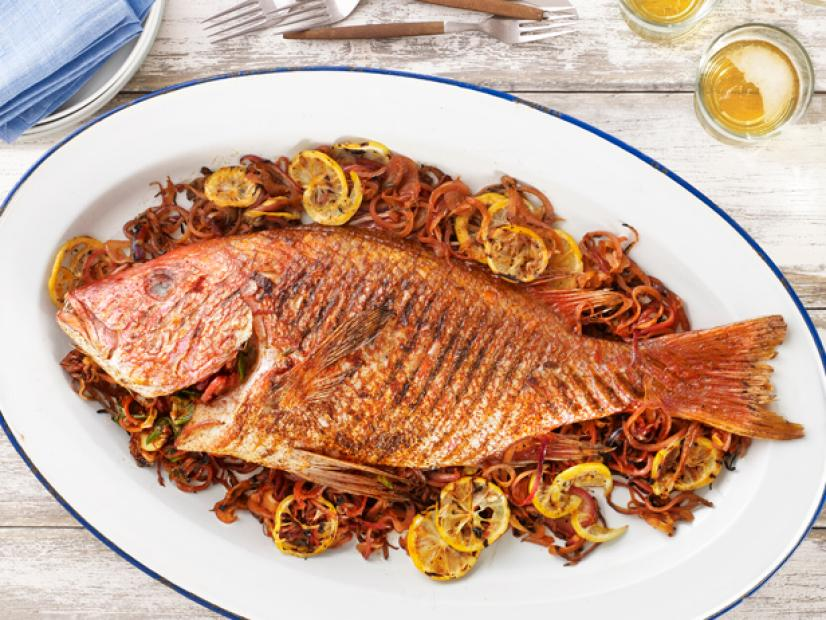
#> input picture fish.jpeg, 826 x 620 px
$ python transformations.py
#> lines starting #> are read from the running program, lines starting #| are printed output that depends on the picture
import cv2 as cv
import numpy as np

img = cv.imread("fish.jpeg")
#> img is the input picture: shape (620, 826, 3); mean B, G, R 146.5, 167.3, 201.7
cv.imshow("FISH", img)

# Translation
def translate( img, x, y):
    # create a translation matrix, which takes in two lists
#> called with x = 275, y = 206
    transMat = np.float32([[1,0,x],[0,1,y]])
    # get the dimensions of the image, width and height
    dimensions = (img.shape[1], img.shape[0])
#> dimensions = (826, 620)
    # this takes the image, a matrix that determines the translation and the dimensions of the original image
    return cv.warpAffine(img, transMat, dimensions)
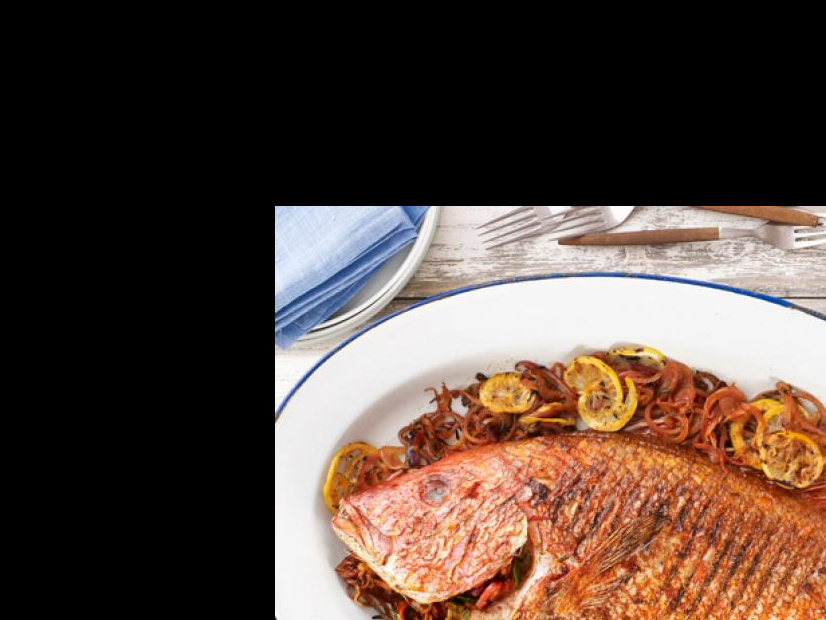
#> returned value: shape (620, 826, 3); mean of channels 0, 1, 2 61.2, 70.1, 87.6; drawn as B, G, R

# The following shows which direction a number causes a translation
# -x -> Left
# -y -> Up
# x -> Right
# y -> Down

translated = translate(img, img.shape[1]//3, img.shape[0]//3)
cv.imshow("Translated", translated)

# Rotation
def rotate(img, angle, rotPoint = None):
#> called with angle = 45
    (height, width) = img.shape[:2]
#> height = 620; width = 826
    if( rotPoint == None):
        rotPoint = (width//2,height//2)
#> rotPoint = (413, 310)
    rotMat = cv.getRotationMatrix2D(rotPoint, angle, 1.0)
    dimensions = (width, height)
#> dimensions = (826, 620)
    return cv.warpAffine(img, rotMat, dimensions)
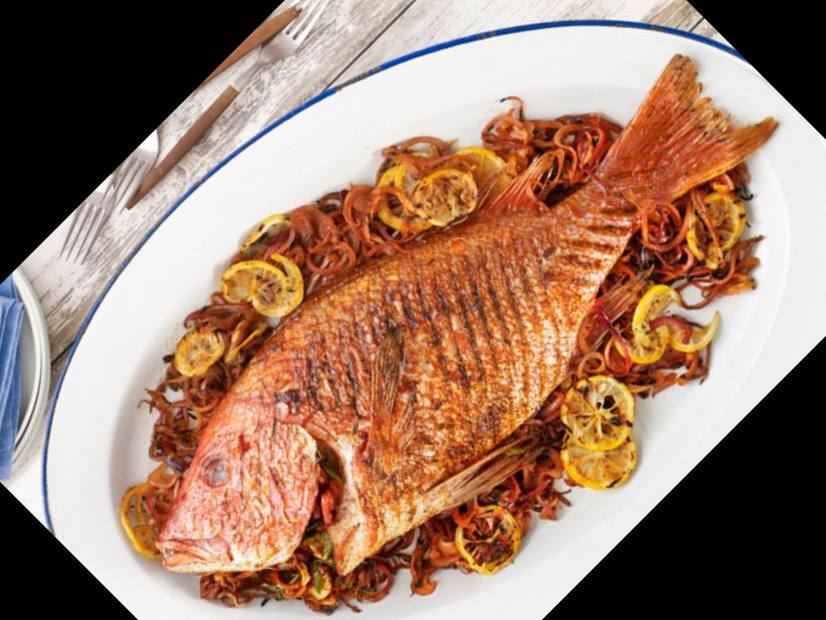
#> returned value: shape (620, 826, 3); mean of channels 0, 1, 2 106.3, 125.4, 158.7; drawn as B, G, R

rotated = rotate(img, 45)
rotated = rotate(rotated, -45)
#> call 2 of rotate, with angle = -45
#> in rotate (call 2), `return cv.warpAffine(img, rotMat, dimensions)`:
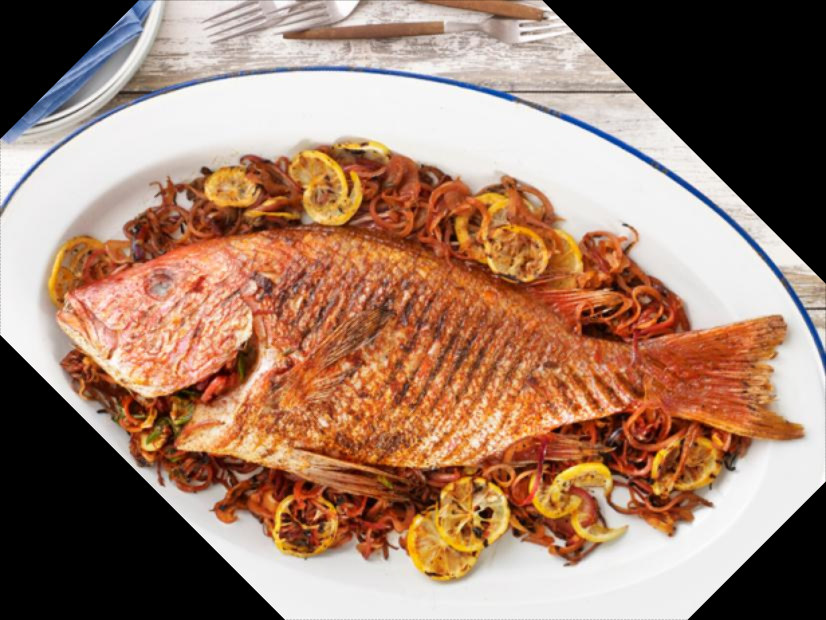
#> returned value: shape (620, 826, 3); mean of channels 0, 1, 2 106.2, 125.3, 158.6; drawn as B, G, R
cv.imshow("ROTATED", rotated)

# Resizing
resized = cv.resize(img, (500,500), interpolation=cv.INTER_CUBIC)
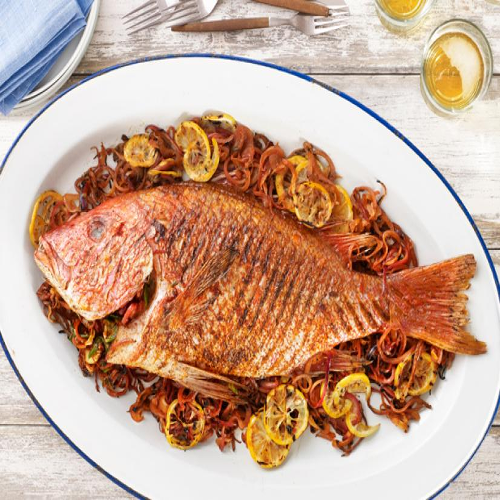
#> resized: shape (500, 500, 3); mean B, G, R 146.5, 167.3, 201.7
cv.imshow("RESIZED", resized)

# Flipping - parameters 0,1 and -1
flip = cv.flip(img, 0)
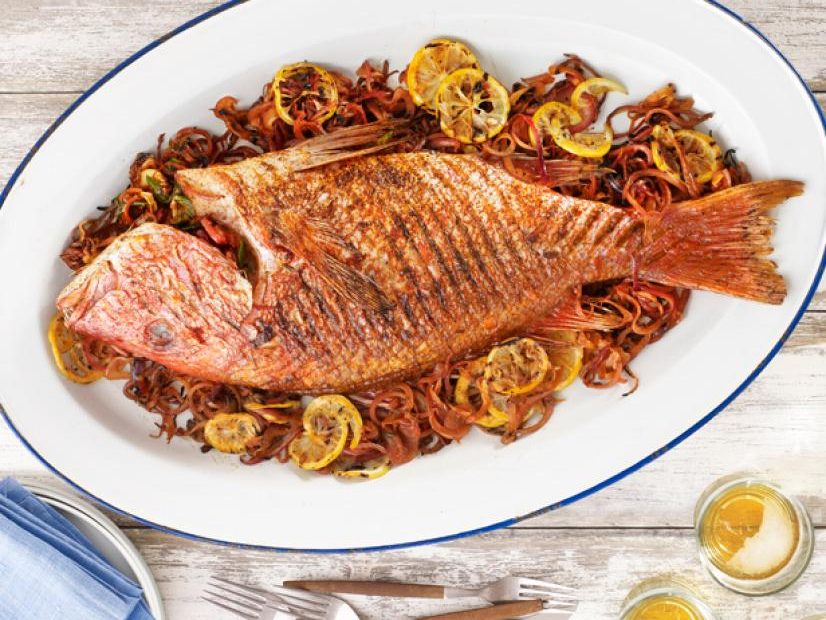
#> flip: shape (620, 826, 3); mean B, G, R 146.5, 167.3, 201.7
cv.imshow("FLIPPED BOTH", flip)

# Cropping
cropped = img[200:400, 300:400]
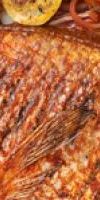
#> cropped: shape (200, 100, 3); mean B, G, R 62.9, 106.2, 183.4
cv.imshow("CROPPED", cropped)

cv.waitKey(0)
cv.destroyAllWindows()
exit(0)
#> (the program exits here)
